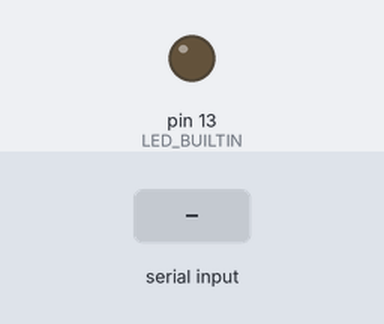
The sketch below on a simulated Arduino Uno, built with avr-gcc and run on an emulated ATmega328P. Shown: output pins drawn as LEDs (lit = HIGH). Dashed ring = blinking. Inputs (shaded band) come from the test bench. What the sketch prints to the serial monitor is not drawn.

Above: at 1.2 s.
1.3 s: "1" received over Serial
At 1.5 s:
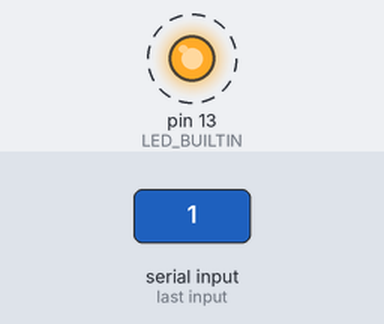
Timing chart, 0 to 10.3 s (numbered marks = the images above; inputs shaded):
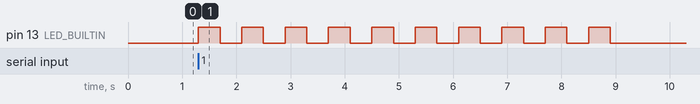

Measured:
- after the input at 1.3 s, pin 13 (LED_BUILTIN): alternates HIGH for 0.40 s and LOW for 0.40 s, 20 changes in all, then stays LOW, starting at once

The sketch:

ldr_repeatability.ino
```cpp
/**
 * Code do do lap quang tro
 *
 * Board Arduino chi do va gui gia tri Vout khi nhan duoc tin hieu tu
 * may tinh.
 */

// ---------------------------------------------------------------------------
// Khai bao hang so

#define DEBUG 0

// 2 chan do dien tro:
#define VOUTPIN1 A0
#define VOUTPIN2 A1

// Baudrate:
#define BAUDRATE 115200

// So milli giay delay moi vong lap:
#define LOOPDELAY 100

// Thoi gian chop LED canh bao loi:
#define BLINKDELAY 400

// So lan chop LED canh bao loi:
#define BLINKTIMES 10

// Cac hang so khac:
#define VOUTBUFFERSIZE 100 // number of measurements each time

// ---------------------------------------------------------------------------
// Khai bao bien global

uint16_t voutBuffer1[VOUTBUFFERSIZE]; // buffer for measured Vout1
uint16_t voutBuffer2[VOUTBUFFERSIZE]; // buffer for measured Vout2

// ---------------------------------------------------------------------------
// Function prototypes

void blink_led(); // nhap nhay LED canh bao khi xay ra loi
void readVouts(); // do cac gia tri Vout
void sendVouts(); // gui cac gia tri Vout ve may tinh

// ---------------------------------------------------------------------------
// Main

void setup() {
  // Khoi tao:
  pinMode(LED_BUILTIN, OUTPUT);
  pinMode(VOUTPIN1, INPUT);
  pinMode(VOUTPIN2, INPUT);

  // Bat dau ket noi:
  Serial.begin(BAUDRATE);

  // Quan trong: may tinh chi bat dau cong viec sau khi nhan duoc dong nay:
  Serial.println("Arduino is ready!");
}

void loop() {
  if(Serial.available()) {
    char c = Serial.read();
    if(c != 'm') { // chi do khi nhan duoc tin hieu la ky tu 'm'
      blink_led(); // nhap nhay LED de bao loi
      return; // skip vong lap
    }

    readVouts(); // do Vout
    sendVouts(); // gui ve may tinh
  }

  delay(LOOPDELAY);
}

// ---------------------------------------------------------------------------
// Functions

void blink_led() {
  for(int i = 0; i < BLINKTIMES; i++) {
    digitalWrite(LED_BUILTIN, HIGH);
    delay(BLINKDELAY);
    digitalWrite(LED_BUILTIN, LOW);
    delay(BLINKDELAY);
  }
}

void readVouts() {
  for(int i = 0; i < VOUTBUFFERSIZE; i++) {
    voutBuffer1[i] = analogRead(VOUTPIN1);
    voutBuffer2[i] = analogRead(VOUTPIN2);
  }
}

void sendVouts() { // Gui Vout duoi dang chuoi
  Serial.write((uint8_t *) voutBuffer1, VOUTBUFFERSIZE*sizeof(uint16_t));
  Serial.write((uint8_t *) voutBuffer2, VOUTBUFFERSIZE*sizeof(uint16_t));
}
```
